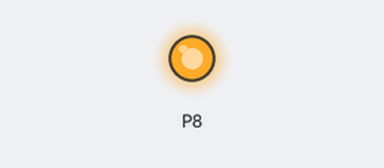
The program below on a simulated BBC micro:bit running MicroPython. Shown: output pins drawn as LEDs (lit = HIGH). Pins used as bus, display or sensor lines are not drawn. At 0.0 s the program stops and its outputs stay as they are.

Above: at 0.1 s.
Timing chart, 0 to 1.5 s (numbered marks = the images above):
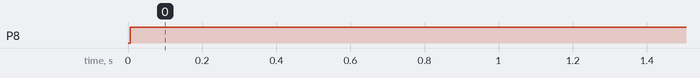

The program:

N5110_LCD_SPI.py
```python
#Nokia 5110LCD Driver - Hardware SPI
#Author - @matneee 20 Apr 2017

#Pin configuration for LCD -> microbit;
#RST -> PIN0
# CE -> PIN1
# DC -> PIN8
#DIN -> PIN15
#CLK -> PIN13
#VCC -> 3V, AND BL / GND TO GROUND (BL MAY GO TO 3V DEPENDING ON YOUR OWN LCD)

#The LCD is 84 x 48 pixels, broken up into 6 horizontal banks of 84 width & 8 height
#Each byte written to the LCD populates a column of 8 pixels in the current bank, then it moves to the next column of 8
#Once all 84 pixel columns are filled in one bank, it moves to the first pixel column on the next bank down.
#Once the final bank is filled, it returns to the start of the top bank

from microbit import *
import array
import gc

#127 character ascii font, 5x8 size characters
font = bytearray(b'\x00\x00\x00\x00\x00\x00\x00\x5f\x00\x00\x00\x07\x00\x07\x00\x14\x7f\x14\x7f\x14\x24\x2a\x7f\x2a\x12\x23\x13\x08\x64\x62\x36\x49\x55\x22\x50\x00\x05\x03\x00\x00\x00\x1c\x22\x41\x00\x00\x41\x22\x1c\x00\x14\x08\x3e\x08\x14\x08\x08\x3e\x08\x08\x00\x50\x30\x00\x00\x08\x08\x08\x08\x08\x00\x60\x60\x00\x00\x20\x10\x08\x04\x02\x3e\x51\x49\x45\x3e\x00\x42\x7f\x40\x00\x42\x61\x51\x49\x46\x21\x41\x45\x4b\x31\x18\x14\x12\x7f\x10\x27\x45\x45\x45\x39\x3c\x4a\x49\x49\x30\x01\x71\x09\x05\x03\x36\x49\x49\x49\x36\x06\x49\x49\x29\x1e\x00\x36\x36\x00\x00\x00\x56\x36\x00\x00\x08\x14\x22\x41\x00\x14\x14\x14\x14\x14\x00\x41\x22\x14\x08\x02\x01\x51\x09\x06\x32\x49\x79\x41\x3e\x7e\x11\x11\x11\x7e\x7f\x49\x49\x49\x36\x3e\x41\x41\x41\x22\x7f\x41\x41\x22\x1c\x7f\x49\x49\x49\x41\x7f\x09\x09\x09\x01\x3e\x41\x49\x49\x7a\x7f\x08\x08\x08\x7f\x00\x41\x7f\x41\x00\x20\x40\x41\x3f\x01\x7f\x08\x14\x22\x41\x7f\x40\x40\x40\x40\x7f\x02\x0c\x02\x7f\x7f\x04\x08\x10\x7f\x3e\x41\x41\x41\x3e\x7f\x09\x09\x09\x06\x3e\x41\x51\x21\x5e\x7f\x09\x19\x29\x46\x46\x49\x49\x49\x31\x01\x01\x7f\x01\x01\x3f\x40\x40\x40\x3f\x1f\x20\x40\x20\x1f\x3f\x40\x38\x40\x3f\x63\x14\x08\x14\x63\x07\x08\x70\x08\x07\x61\x51\x49\x45\x43\x00\x7f\x41\x41\x00\x02\x04\x08\x10\x20\x00\x41\x41\x7f\x00\x04\x02\x01\x02\x04\x40\x40\x40\x40\x40\x00\x01\x02\x04\x00\x20\x54\x54\x54\x78\x7f\x48\x44\x44\x38\x38\x44\x44\x44\x20\x38\x44\x44\x48\x7f\x38\x54\x54\x54\x18\x08\x7e\x09\x01\x02\x0c\x52\x52\x52\x3e\x7f\x08\x04\x04\x78\x00\x44\x7d\x40\x00\x20\x40\x44\x3d\x00\x7f\x10\x28\x44\x00\x00\x41\x7f\x40\x00\x7c\x04\x18\x04\x78\x7c\x08\x04\x04\x78\x38\x44\x44\x44\x38\x7c\x14\x14\x14\x08\x08\x14\x14\x18\x7c\x7c\x08\x04\x04\x08\x48\x54\x54\x54\x20\x04\x3f\x44\x40\x20\x3c\x40\x40\x20\x7c\x1c\x20\x40\x20\x1c\x3c\x40\x30\x40\x3c\x44\x28\x10\x28\x44\x0c\x50\x50\x50\x3c\x44\x64\x54\x4c\x44\x00\x08\x36\x41\x00\x00\x00\x7f\x00\x00\x00\x41\x36\x08\x00\x10\x08\x08\x10\x08\x00\x00\x00\x00\x00')

#Initialisation codes to be written for startup
LInit = bytearray(b'\x21\xBF\x04\x14\x0C\x20\x0C')

# Set up SPI interface
spi.init(baudrate = 328125, sclk = pin13, mosi = pin15)


#Write data to LCD via SPI.
#The LCD uses its DC input (pin8) to diffenentiate between COMMAND instructions (dc = 0) and DATA instructions (dc = 1)
#To write to the LCD, CE needs to be set to 0. While CE is on, the LCD will not accept any instructions
#Data is fed into a bytearray buffer,  then written to the LCD via SPI
#Finally CE is reset to 1, to indicate no further instructions
def LWrt(dc, data):
    pin8.write_digital(dc)
    pin1.write_digital(0)
    spi.write(data)
    pin1.write_digital(1)
    return


#Clear Screen
#Simply sends a series of zeros to be written to the LCD
def LClear():
    data = bytearray(504)
    LWrt(1, data)
    return


#Print Message - expects a text string in quotes as argument
#Converts each letter to its ASCII value, then looks up the corresponding 5 bytes for that letter in the font bytearray
#Standard ascii characters start at 32, hence subtract 32 from the value to correspond with the font bytearray starting at 0
#Font characters are 5 bytes long, and a further blank byte is added to each character as 1 pixel of padding
def LPrint (message):
    text = bytearray()
    for letter in message:
        i = (ord(letter) - 32) * 5
        for b in range (0,5):
            text.append(font[i+b])
        text.append(0x00)
    LWrt(1, text)
    return


#Load a bitmap to the screen (See PCD8544 manual for bitmap formatting)
def LGraph(graph):
    LWrt(1,graph)
    return


#Send a COMMAND instruction
def LCommand(value):
    LWrt(0,value)
    return


#Set the screen Y coordinate
#Expects an int of 0-5
def LSetY(y):
    val = bytearray()
    val.append (0x40 + y)
    LCommand(val)


#Set the screen X coordinate
#Expects an int of 0-83
def LSetX(x):
    val = bytearray()
    val.append (0x80 + x)
    LCommand(val)
    return


#Run at startup
pin0.write_digital(0)
pin0.write_digital(1)
LCommand(LInit)
LClear()
LPrint("Hello World")
LSetY(2)
LSetX(25)
LPrint("More Text!")
```

Measured:
- by itself, P8: LOW → HIGH at 0.01 s
